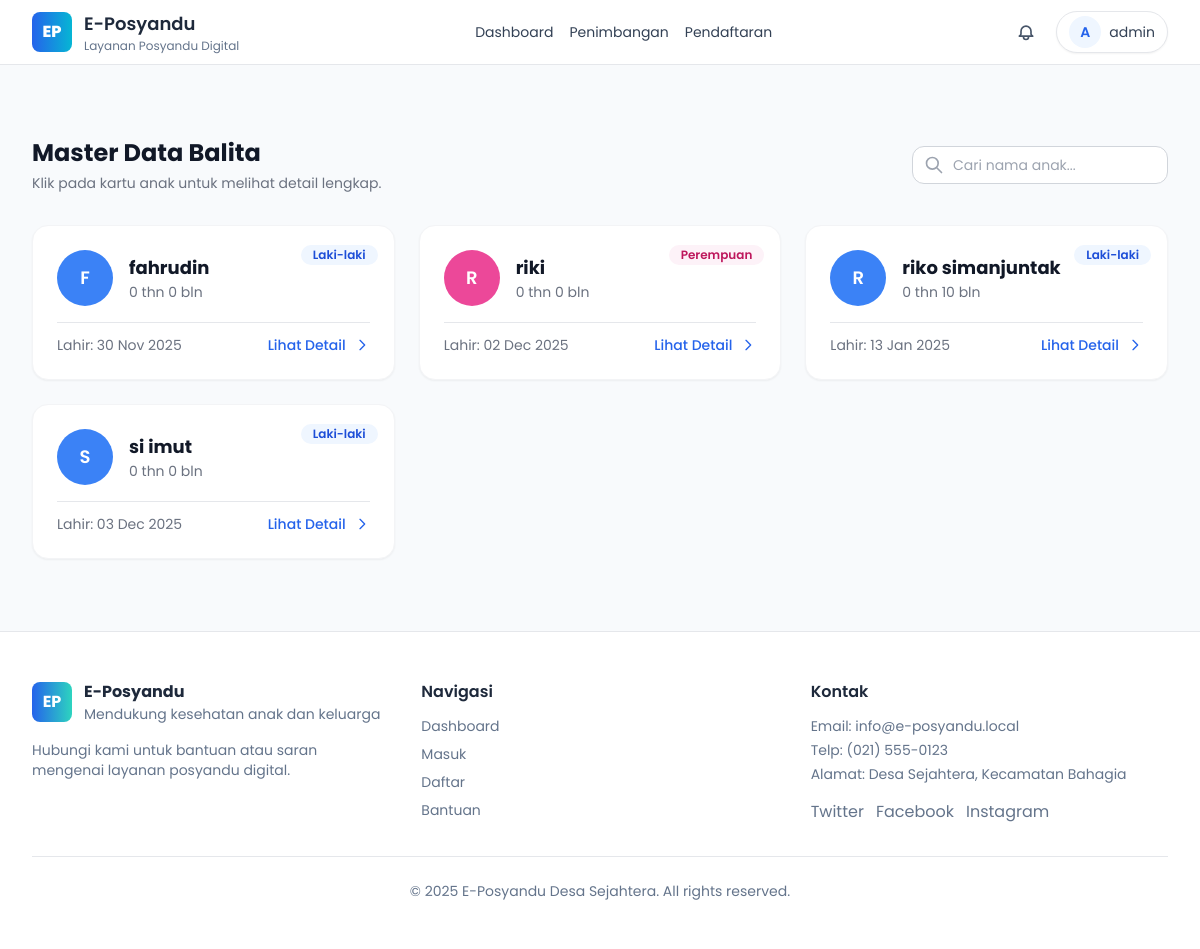
/pages/data_anak.php (signed in), run on the app's committed database.
### tables this page shows
CREATE TABLE `balita` (
  `id` int(11) NOT NULL,
  `user_id` int(11) DEFAULT NULL,
  `nama_balita` varchar(100) NOT NULL,
  `nik` varchar(16) DEFAULT NULL,
  `tgl_lahir` date DEFAULT NULL,
  `jenis_kelamin` enum('L','P') DEFAULT NULL,
  `nama_ayah` varchar(100) DEFAULT NULL,
  `nama_ibu` varchar(100) DEFAULT NULL
);

### pages/data_anak.php (the view, shortened to what this page needs)
<?php
require '../config.php';
$user_id = $_SESSION['user_id'];
$role = $_SESSION['role'];
$keyword = isset($_GET['cari']) ? mysqli_real_escape_string($conn, $_GET['cari']) : '';
if ($role == 'admin') {
    $query = "SELECT b.*, u.nama_lengkap as nama_ortu FROM balita b JOIN users u ON b.user_id = u.id WHERE b.nama_balita LIKE '%$keyword%' ORDER BY b.nama_balita ASC";
} else {
    $query = "SELECT * FROM balita WHERE user_id = '$user_id' AND nama_balita LIKE '%$keyword%' ORDER BY nama_balita ASC";
}
$result = mysqli_query($conn, $query);
require '../layout/header.php';
?>
<main class="max-w-7xl mx-auto px-4 sm:px-6 lg:px-8 py-8">
    <div class="flex flex-col sm:flex-row justify-between items-start sm:items-center mb-8 gap-4">
        <div>
            <h1 class="text-2xl font-bold text-gray-900"><?= $role == 'admin' ? 'Master Data Balita' : 'Daftar Buah Hati Anda'; ?></h1>
            <p class="text-sm text-gray-500 mt-1">Klik pada kartu anak untuk melihat detail lengkap.</p>
        </div>
        <form action="" method="GET" class="relative w-full sm:w-64">
            <input type="text" name="cari" value="<?= htmlspecialchars($keyword); ?>" placeholder="Cari nama anak..." class="w-full pl-10 pr-4 py-2 border border-gray-300 rounded-xl focus:ring-blue-500 focus:border-blue-500 text-sm transition">
            <div class="absolute inset-y-0 left-0 pl-3 flex items-center pointer-events-none">
            </div>
        </form>
    </div>
    <?php if (mysqli_num_rows($result) > 0): ?>
        <div class="grid grid-cols-1 md:grid-cols-2 lg:grid-cols-3 gap-6">
            <?php while ($anak = mysqli_fetch_assoc($result)):
                $umur = (new DateTime())->diff(new DateTime($anak['tgl_lahir']));
                $gender = strtoupper(trim($anak['jenis_kelamin'] ?? '')) === 'L' ? 'L' : 'P';
                $genderLabel = $gender === 'L' ? 'Laki-laki' : 'Perempuan';
                $initial = strtoupper(substr(trim($anak['nama_balita']), 0, 1));
            ?>
            <article onclick="showDetailModal('<?= $anak['id']; ?>')" class="cursor-pointer bg-white rounded-2xl shadow-sm border border-gray-100 overflow-hidden hover:shadow-lg hover:border-blue-200 transition-all group relative transform hover:-translate-y-1">
                <div class="absolute top-4 right-4">
                    <span class="inline-flex items-center px-3 py-0.5 rounded-full text-xs font-semibold <?= $gender === 'L' ? 'bg-blue-50 text-blue-700' : 'bg-pink-50 text-pink-700'; ?>">
                        <?= $genderLabel; ?>
                    </span>
                </div>
                <div class="p-6">
                    <div class="flex items-center space-x-4 mb-4">
                        <div class="h-14 w-14 rounded-full flex items-center justify-center text-lg font-semibold text-white <?= $gender === 'L' ? 'bg-blue-500' : 'bg-pink-500'; ?>">
                            <?= htmlspecialchars($initial); ?>
                        </div>
                        <div>
                            <h3 class="text-lg font-bold text-gray-900 group-hover:text-blue-600 transition"><?= htmlspecialchars($anak['nama_balita']); ?></h3>
                            <p class="text-sm text-gray-500"><?= $umur->y; ?> thn <?= $umur->m; ?> bln</p>
                        </div>
                    </div>
                    <div class="flex justify-between items-center text-sm text-gray-500 border-t pt-3">
                        <span>Lahir: <?= date('d M Y', strtotime($anak['tgl_lahir'])); ?></span>
                        <span class="text-blue-600 font-medium flex items-center gap-2">
                            <span>Lihat Detail</span>
                            <svg class="h-4 w-4" fill="none" stroke="currentColor" viewBox="0 0 24 24" xmlns="http://www.w3.org/2000/svg"><path stroke-linecap="round" stroke-linejoin="round" stroke-width="2" d="M9 5l7 7-7 7"></path></svg>
                        </span>
                    </div>
                </div>
            </article>
            <?php endwhile; ?>
        </div>
    <?php else: ?>
        <div class="text-center py-16 bg-white rounded-2xl border-2 border-dashed border-gray-200">
            <p class="text-gray-500">Data tidak ditemukan.</p>
        </div>
    <?php endif; ?>
</main>
<?php require '../layout/footer.php'; ?>

### layout/header.php (style rules this page uses)
body { font-family: 'Poppins', 'Helvetica Neue', Arial, sans-serif; background-color: #F8FAFC; }
h1,h2,h3,h4,h5,h6 { font-family: 'Poppins', 'Helvetica Neue', Arial, sans-serif; }

### data on the page
balita: jenis_kelamin "Laki-laki", nama_balita "F", nama_balita "fahrudin", tgl_lahir "0", tgl_lahir "30 Nov 2025"
balita: jenis_kelamin "Perempuan", nama_balita "R", nama_balita "riki", tgl_lahir "0", tgl_lahir "02 Dec 2025"
balita: jenis_kelamin "Laki-laki", nama_balita "R", nama_balita "riko simanjuntak", tgl_lahir "0", tgl_lahir "10", tgl_lahir "13 Jan 2025"
balita: jenis_kelamin "Laki-laki", nama_balita "S", nama_balita "si imut", tgl_lahir "0", tgl_lahir "03 Dec 2025"

### other printed values
substr($_SESSION['nama'] ?? 'U',0,1) "A"
$_SESSION['nama'] "admin"
